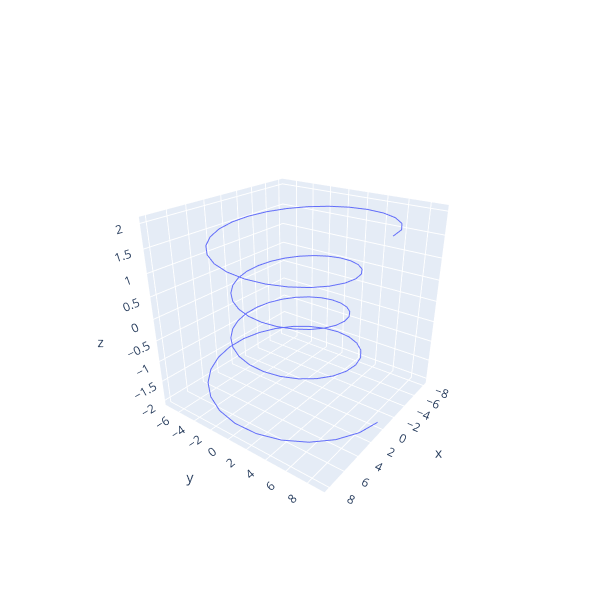

Here is the notebook cell this chart was saved with:
### Code cell
line3d_z = np.linspace(-2, 2, 100)
theta = np.linspace(-4 * np.pi, 4 * np.pi, 100)
line3d_r = line3d_z ** 2 + 5
line3d_x = line3d_r * np.sin(theta)
line3d_y = line3d_r * np.cos(theta)

go.Figure(
    go.Scatter3d(
        x=line3d_x,
        y=line3d_y,
        z=line3d_z,
        mode="lines",
    ),
    go.Layout(
        width=600,
        height=600,
    )
).show()
